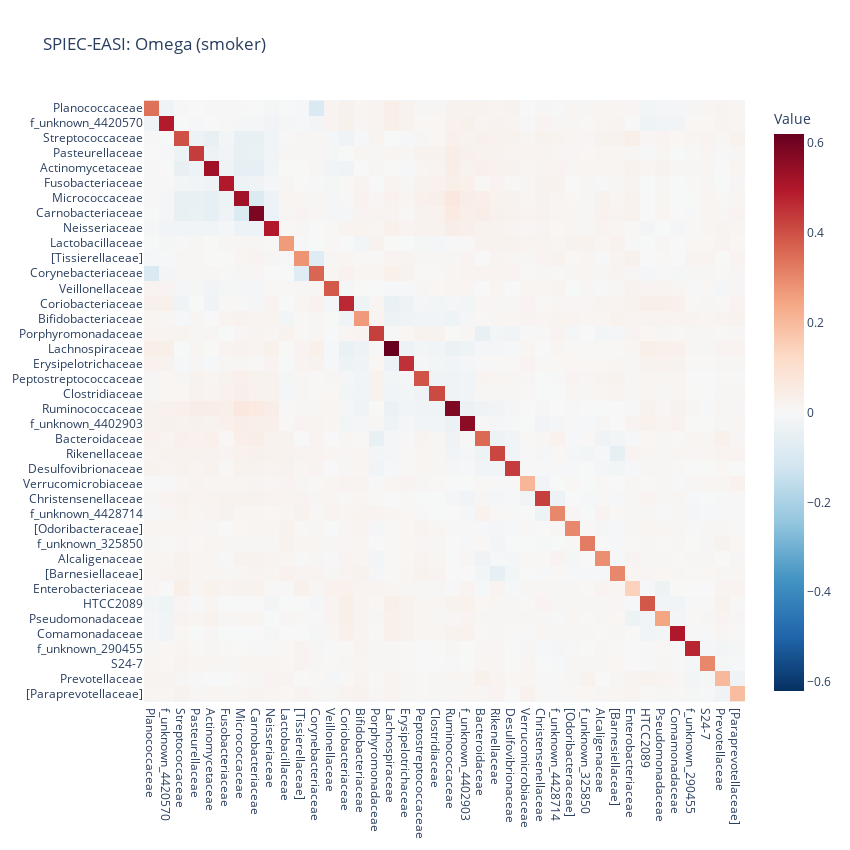
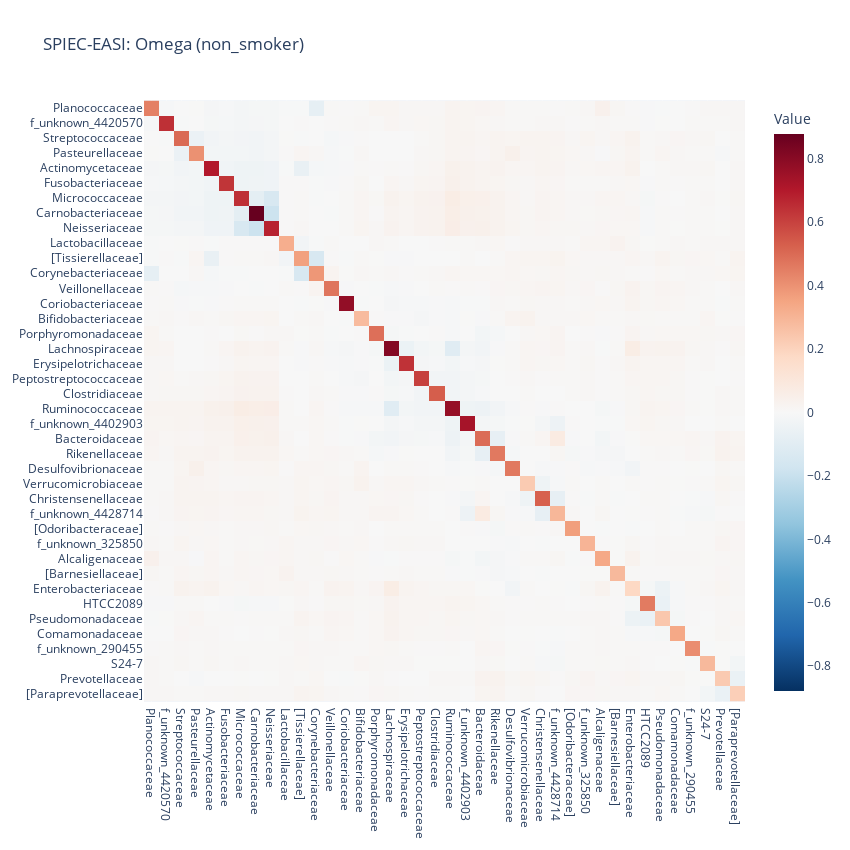

Write notebook code for charts like these, in order.
### Markdown cell above
### Likelihood (Omega=S-L)

### Code cell
for case, se_Theta in zip(["smoker", "non_smoker"], [se_Theta_smoker, se_Theta_nonsmoker]):
    se_Theta.index, se_Theta.columns = family_names, family_names
    se_Theta = se_Theta.iloc[ordered_indices, ordered_indices]

    se_L = pd.read_csv(f'data/AGP/low_rank_{case}.csv', sep=',', index_col=0)
    se_L.index, se_L.columns = family_names, family_names
    se_L = se_L.iloc[ordered_indices, ordered_indices]

    se_Omega = se_Theta - se_L

    fig = px.imshow(se_Omega,
                    color_continuous_scale='RdBu_r',
                    labels={'color': 'Value'},
                    title=f'SPIEC-EASI: Omega ({case})',
                    color_continuous_midpoint=0)

    fig.update_layout(
        width=850,
        height=850,
        xaxis=dict(tickmode='array', tickvals=list(range(len(names_dict))), ticktext=[names_dict[idx] for idx in se_Omega.index.map(int)]),
        yaxis=dict(tickmode='array', tickvals=list(range(len(names_dict))), ticktext=[names_dict[idx] for idx in se_Omega.columns.map(int)])
    )

    fig.show()

### Figure 1 — Plotly figure (JSON) as saved in the notebook; plotly's stock layout.template omitted (floating-point values rounded to 4 significant figures; data arrays with more than 128 entries replaced by an {"elided": "..."} marker saying what was removed)
{"data": [{"coloraxis": "coloraxis", "hovertemplate": "x: %{x}<br>y: %{y}<br>Value: %{z}<extra></extra>", "name": "0", "type": "heatmap", "x": ["4446058", "4420570", "4425214", "4477696", "12574", "4387092", "952003", "1696853", "4396235", "128300", "505670", "1000986", "2829179", "4481613", "4347159", "4365130", "4457438", "4480861", "4409730", "4446320", "4481131", "4402903", "4468234", "4453609", "359872", "4306262", "4402605", "4428714", "4476877", "325850", "841635", "175844", "4448331", "710275", "1071450", "1117593", "290455", "177679", "4436552", "165118"], "xaxis": "x", "y": ["4446058", "4420570", "4425214", "4477696", "12574", "4387092", "952003", "1696853", "4396235", "128300", "505670", "1000986", "2829179", "4481613", "4347159", "4365130", "4457438", "4480861", "4409730", "4446320", "4481131", "4402903", "4468234", "4453609", "359872", "4306262", "4402605", "4428714", "4476877", "325850", "841635", "175844", "4448331", "710275", "1071450", "1117593", "290455", "177679", "4436552", "165118"], "yaxis": "y", "z": {"elided": "40x40 float values"}}], "layout": {"coloraxis": {"cmid": 0, "colorbar": {"title": {"text": "Value"}}, "colorscale": [[0, "rgb(5,48,97)"], [0.1, "rgb(33,102,172)"], [0.2, "rgb(67,147,195)"], [0.3, "rgb(146,197,222)"], [0.4, "rgb(209,229,240)"], [0.5, "rgb(247,247,247)"], [0.6, "rgb(253,219,199)"], [0.7, "rgb(244,165,130)"], [0.8, "rgb(214,96,77)"], [0.9, "rgb(178,24,43)"], [1, "rgb(103,0,31)"]]}, "height": 850, "title": {"text": "SPIEC-EASI: Omega (smoker)"}, "width": 850, "xaxis": {"anchor": "y", "constrain": "domain", "domain": [0, 1], "scaleanchor": "y", "tickmode": "array", "ticktext": ["Planococcaceae", "f_unknown_4420570", "Streptococcaceae", "Pasteurellaceae", "Actinomycetaceae", "Fusobacteriaceae", "Micrococcaceae", "Carnobacteriaceae", "Neisseriaceae", "Lactobacillaceae", "[Tissierellaceae]", "Corynebacteriaceae", "Veillonellaceae", "Coriobacteriaceae", "Bifidobacteriaceae", "Porphyromonadaceae", "Lachnospiraceae", "Erysipelotrichaceae", "Peptostreptococcaceae", "Clostridiaceae", "Ruminococcaceae", "f_unknown_4402903", "Bacteroidaceae", "Rikenellaceae", "Desulfovibrionaceae", "Verrucomicrobiaceae", "Christensenellaceae", "f_unknown_4428714", "[Odoribacteraceae]", "f_unknown_325850", "Alcaligenaceae", "[Barnesiellaceae]", "Enterobacteriaceae", "HTCC2089", "Pseudomonadaceae", "Comamonadaceae", "f_unknown_290455", "S24-7", "Prevotellaceae", "[Paraprevotellaceae]"], "tickvals": [0, 1, 2, 3, 4, 5, 6, 7, 8, 9, 10, 11, 12, 13, 14, 15, 16, 17, 18, 19, 20, 21, 22, 23, 24, 25, 26, 27, 28, 29, 30, 31, 32, 33, 34, 35, 36, 37, 38, 39]}, "yaxis": {"anchor": "x", "autorange": "reversed", "constrain": "domain", "domain": [0, 1], "tickmode": "array", "ticktext": ["Planococcaceae", "f_unknown_4420570", "Streptococcaceae", "Pasteurellaceae", "Actinomycetaceae", "Fusobacteriaceae", "Micrococcaceae", "Carnobacteriaceae", "Neisseriaceae", "Lactobacillaceae", "[Tissierellaceae]", "Corynebacteriaceae", "Veillonellaceae", "Coriobacteriaceae", "Bifidobacteriaceae", "Porphyromonadaceae", "Lachnospiraceae", "Erysipelotrichaceae", "Peptostreptococcaceae", "Clostridiaceae", "Ruminococcaceae", "f_unknown_4402903", "Bacteroidaceae", "Rikenellaceae", "Desulfovibrionaceae", "Verrucomicrobiaceae", "Christensenellaceae", "f_unknown_4428714", "[Odoribacteraceae]", "f_unknown_325850", "Alcaligenaceae", "[Barnesiellaceae]", "Enterobacteriaceae", "HTCC2089", "Pseudomonadaceae", "Comamonadaceae", "f_unknown_290455", "S24-7", "Prevotellaceae", "[Paraprevotellaceae]"], "tickvals": [0, 1, 2, 3, 4, 5, 6, 7, 8, 9, 10, 11, 12, 13, 14, 15, 16, 17, 18, 19, 20, 21, 22, 23, 24, 25, 26, 27, 28, 29, 30, 31, 32, 33, 34, 35, 36, 37, 38, 39]}}}

### Figure 2 — Plotly figure (JSON) as saved in the notebook; plotly's stock layout.template omitted (floating-point values rounded to 4 significant figures; data arrays with more than 128 entries replaced by an {"elided": "..."} marker saying what was removed)
{"data": [{"coloraxis": "coloraxis", "hovertemplate": "x: %{x}<br>y: %{y}<br>Value: %{z}<extra></extra>", "name": "0", "type": "heatmap", "x": ["4446058", "4420570", "4425214", "4477696", "12574", "4387092", "952003", "1696853", "4396235", "128300", "505670", "1000986", "2829179", "4481613", "4347159", "4365130", "4457438", "4480861", "4409730", "4446320", "4481131", "4402903", "4468234", "4453609", "359872", "4306262", "4402605", "4428714", "4476877", "325850", "841635", "175844", "4448331", "710275", "1071450", "1117593", "290455", "177679", "4436552", "165118"], "xaxis": "x", "y": ["4446058", "4420570", "4425214", "4477696", "12574", "4387092", "952003", "1696853", "4396235", "128300", "505670", "1000986", "2829179", "4481613", "4347159", "4365130", "4457438", "4480861", "4409730", "4446320", "4481131", "4402903", "4468234", "4453609", "359872", "4306262", "4402605", "4428714", "4476877", "325850", "841635", "175844", "4448331", "710275", "1071450", "1117593", "290455", "177679", "4436552", "165118"], "yaxis": "y", "z": {"elided": "40x40 float values"}}], "layout": {"coloraxis": {"cmid": 0, "colorbar": {"title": {"text": "Value"}}, "colorscale": [[0, "rgb(5,48,97)"], [0.1, "rgb(33,102,172)"], [0.2, "rgb(67,147,195)"], [0.3, "rgb(146,197,222)"], [0.4, "rgb(209,229,240)"], [0.5, "rgb(247,247,247)"], [0.6, "rgb(253,219,199)"], [0.7, "rgb(244,165,130)"], [0.8, "rgb(214,96,77)"], [0.9, "rgb(178,24,43)"], [1, "rgb(103,0,31)"]]}, "height": 850, "title": {"text": "SPIEC-EASI: Omega (non_smoker)"}, "width": 850, "xaxis": {"anchor": "y", "constrain": "domain", "domain": [0, 1], "scaleanchor": "y", "tickmode": "array", "ticktext": ["Planococcaceae", "f_unknown_4420570", "Streptococcaceae", "Pasteurellaceae", "Actinomycetaceae", "Fusobacteriaceae", "Micrococcaceae", "Carnobacteriaceae", "Neisseriaceae", "Lactobacillaceae", "[Tissierellaceae]", "Corynebacteriaceae", "Veillonellaceae", "Coriobacteriaceae", "Bifidobacteriaceae", "Porphyromonadaceae", "Lachnospiraceae", "Erysipelotrichaceae", "Peptostreptococcaceae", "Clostridiaceae", "Ruminococcaceae", "f_unknown_4402903", "Bacteroidaceae", "Rikenellaceae", "Desulfovibrionaceae", "Verrucomicrobiaceae", "Christensenellaceae", "f_unknown_4428714", "[Odoribacteraceae]", "f_unknown_325850", "Alcaligenaceae", "[Barnesiellaceae]", "Enterobacteriaceae", "HTCC2089", "Pseudomonadaceae", "Comamonadaceae", "f_unknown_290455", "S24-7", "Prevotellaceae", "[Paraprevotellaceae]"], "tickvals": [0, 1, 2, 3, 4, 5, 6, 7, 8, 9, 10, 11, 12, 13, 14, 15, 16, 17, 18, 19, 20, 21, 22, 23, 24, 25, 26, 27, 28, 29, 30, 31, 32, 33, 34, 35, 36, 37, 38, 39]}, "yaxis": {"anchor": "x", "autorange": "reversed", "constrain": "domain", "domain": [0, 1], "tickmode": "array", "ticktext": ["Planococcaceae", "f_unknown_4420570", "Streptococcaceae", "Pasteurellaceae", "Actinomycetaceae", "Fusobacteriaceae", "Micrococcaceae", "Carnobacteriaceae", "Neisseriaceae", "Lactobacillaceae", "[Tissierellaceae]", "Corynebacteriaceae", "Veillonellaceae", "Coriobacteriaceae", "Bifidobacteriaceae", "Porphyromonadaceae", "Lachnospiraceae", "Erysipelotrichaceae", "Peptostreptococcaceae", "Clostridiaceae", "Ruminococcaceae", "f_unknown_4402903", "Bacteroidaceae", "Rikenellaceae", "Desulfovibrionaceae", "Verrucomicrobiaceae", "Christensenellaceae", "f_unknown_4428714", "[Odoribacteraceae]", "f_unknown_325850", "Alcaligenaceae", "[Barnesiellaceae]", "Enterobacteriaceae", "HTCC2089", "Pseudomonadaceae", "Comamonadaceae", "f_unknown_290455", "S24-7", "Prevotellaceae", "[Paraprevotellaceae]"], "tickvals": [0, 1, 2, 3, 4, 5, 6, 7, 8, 9, 10, 11, 12, 13, 14, 15, 16, 17, 18, 19, 20, 21, 22, 23, 24, 25, 26, 27, 28, 29, 30, 31, 32, 33, 34, 35, 36, 37, 38, 39]}}}
